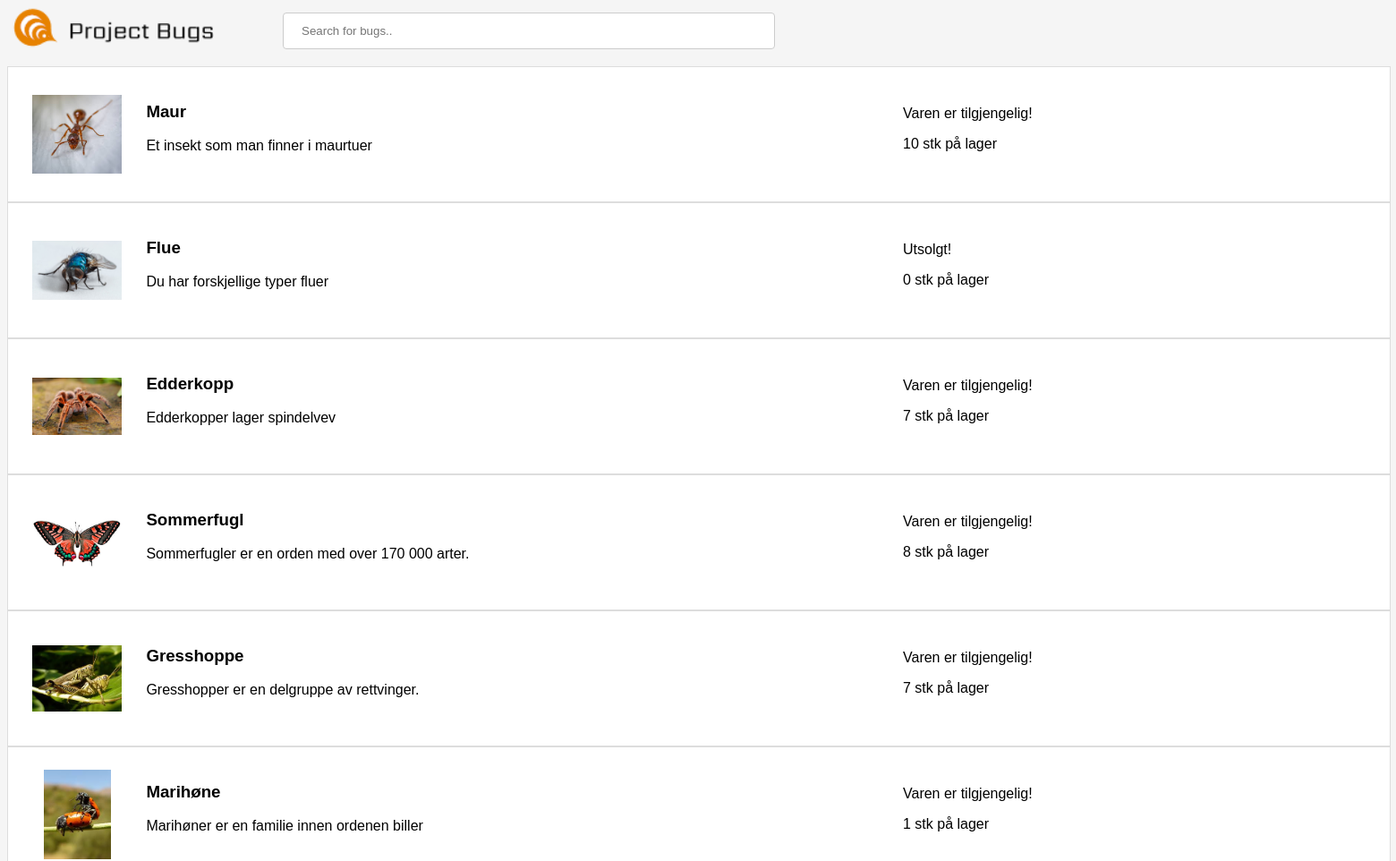
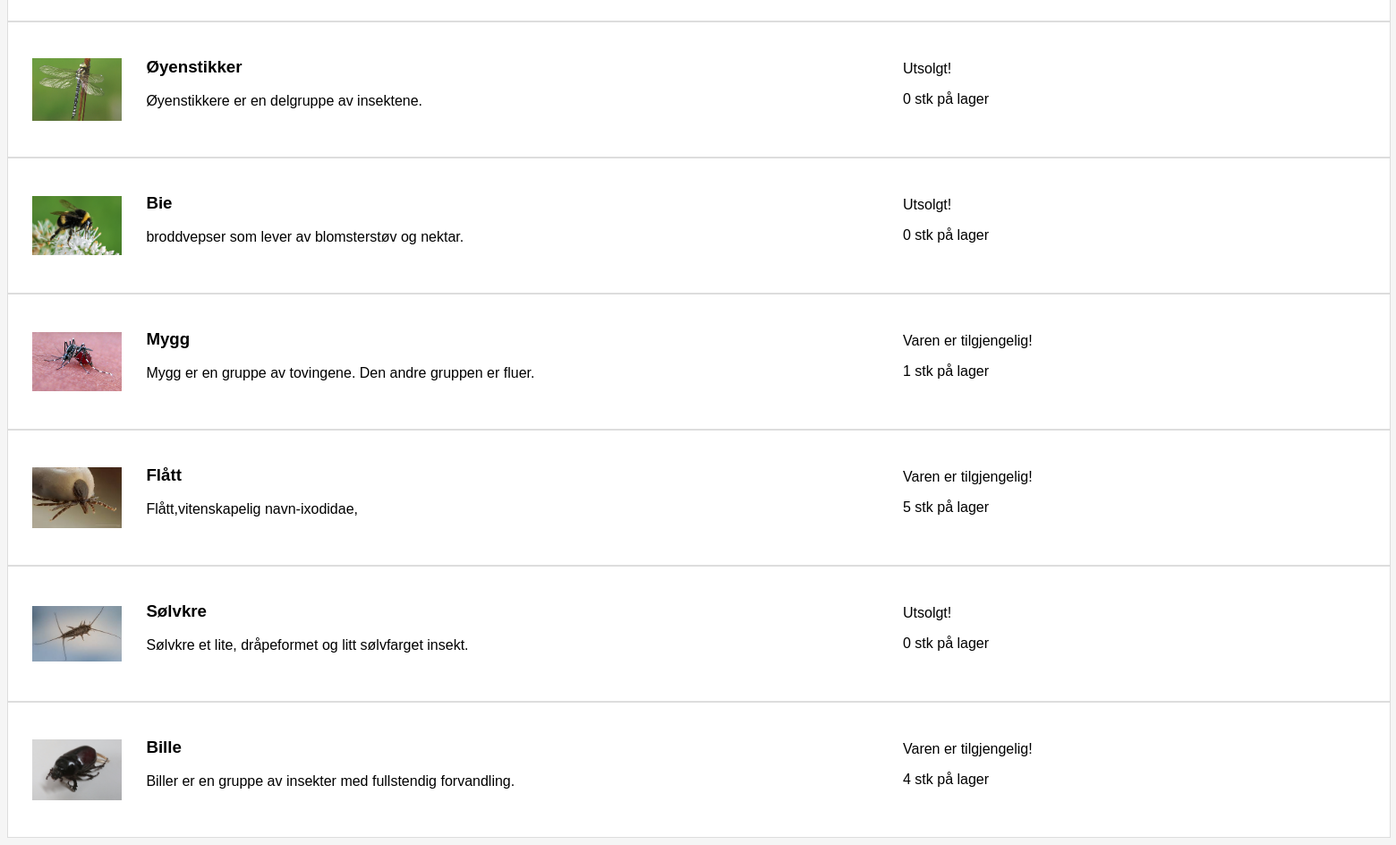
Screenshot of /functions/searchall.php with the database file from the repository (2 pictures, top to bottom).
### tables this page shows
CREATE TABLE `bugs` (
  `bugID` int(4) NOT NULL,
  `BugImages` varchar(500) NOT NULL,
  `bugname` varchar(15) NOT NULL,
  `bugDescription` varchar(255) NOT NULL,
  `InStock` int(1) NOT NULL,
  `iStock` int(1) NOT NULL,
  `Pris` int(10) DEFAULT NULL
);

### functions/connect.php (called while the page is built, shortened)
<?php
function OpenCon()
 {
 $dbhost = "localhost";
 $dbuser = "root";
 $dbpass = "";
 $db = "Bugs";
 $conn = new mysqli($dbhost, $dbuser, $dbpass,$db) or die("Connect failed: %s\n". $conn -> error);
 return $conn;
 }
 ?>

### functions/showall.php (the view)
<?php
function searchAll() {
        $raw_results = mysqli_query(openCon(), "SELECT * FROM bugs
            WHERE bugname LIKE '%' ");
        echo '<div id="logo">
                    <a href = "../index.php" id = "logo">
                    <img src = "../images/ProjectBugs_Logo.png">
                    </a>
                    </div>
                    <div id = "searchfield">
                        <form action="../dbconnections/search.php" method="GET">
                        <input type="text" name="query" placeholder="Search for bugs.." />
                        </form>
                    </div>';
        if(mysqli_num_rows($raw_results) > 0){
            while($results = mysqli_fetch_array($raw_results)){
            if($results['InStock'] > 0){
              $IsInStock = "Varen er tilgjengelig!";
            }
            else{
              $IsInStock = "Utsolgt!";
            }
                echo '<div id="searchResultsContainer">
                			<div id="ImageContainer">
                				<img src="'.$results["BugImages"].'">
                			</div>
                				<div id="textContainer"><h3>'.$results["bugname"].'</h3>'.$results["bugDescription"].'
                			</div>
                			<div id="antallInStock"><p>',$IsInStock,'</p>'.$results["InStock"].' stk på lager
                			</div>
                		</div>';
            }
        }
        else{
            echo "No results";
        }
    }
?>

### css/style.css (style rules this page uses)
body { font-family: Helvetica; background-color: whitesmoke; }
html { background-size: 100% 100%; overflow-x: hidden; }
#logo { height: 250px; width: 450px; position: absolute; top: -47px; left: -50px; display: inline-block; cursor: pointer; }
#searchfield { height: 50px; width: 550px; background-color: whitesmoke; position: relative; padding:8px; top: -10px; left: 300px; }
input[type=text], select { width: 100%; padding: 12px 20px; margin: 8px 0; display: inline-block; border: 1px solid #ccc; border-radius: 4px; box-sizing: border-box; }
#searchResultsContainer { height: 150px; width: 100%; background-color: white; position: relative; border: 1px solid #ddd; }
#ImageContainer { height: 100px; width: 100px; position: absolute; background-color: white; margin-left: auto; margin-right: auto; display: block; top: 50%; left: 5%; transform: translate(-50%, -50%); }
img { width: 100%; height: 100%; object-fit: contain; }
#textContainer { position: relative; top: 20px; left: 10%; }
#antallInStock { position: relative; left: 1000px; top: -50px; }

### rows the page displays
bugs: BugImages (picture), bugname "Maur", bugDescription "Et insekt som man finner i maurtuer", InStock "Varen er tilgjengelig!", InStock "10"
bugs: BugImages (picture), bugname "Flue", bugDescription "Du har forskjellige typer fluer", InStock "Utsolgt!", InStock "0"
bugs: BugImages (picture), bugname "Edderkopp", bugDescription "Edderkopper lager spindelvev", InStock "Varen er tilgjengelig!", InStock "7"
bugs: BugImages (picture), bugname "Sommerfugl", bugDescription "Sommerfugler er en orden med over 170 000 arter.", InStock "Varen er tilgjengelig!", InStock "8"
bugs: BugImages (picture), bugname "Gresshoppe", bugDescription "Gresshopper er en delgruppe av rettvinger.", InStock "Varen er tilgjengelig!", InStock "7"
bugs: BugImages (picture), bugname "Marihøne", bugDescription "Marihøner er en familie innen ordenen biller", InStock "Varen er tilgjengelig!", InStock "1"
bugs: BugImages (picture), bugname "Øyenstikker", bugDescription "Øyenstikkere er en delgruppe av insektene.", InStock "Utsolgt!", InStock "0"
bugs: BugImages (picture), bugname "Bie", bugDescription "broddvepser som lever av blomsterstøv og nektar.", InStock "Utsolgt!", InStock "0"
bugs: BugImages (picture), bugname "Mygg", bugDescription "Mygg er en gruppe av tovingene. Den andre gruppen er fluer.", InStock "Varen er tilgjengelig!", InStock "1"
bugs: BugImages (picture), bugname "Flått", bugDescription "Flått,vitenskapelig navn-ixodidae,", InStock "Varen er tilgjengelig!", InStock "5"
bugs: BugImages (picture), bugname "Sølvkre", bugDescription "Sølvkre et lite, dråpeformet og litt sølvfarget insekt.", InStock "Utsolgt!", InStock "0"
bugs: BugImages (picture), bugname "Bille", bugDescription "Biller er en gruppe av insekter med fullstendig forvandling.", InStock "Varen er tilgjengelig!", InStock "4"
